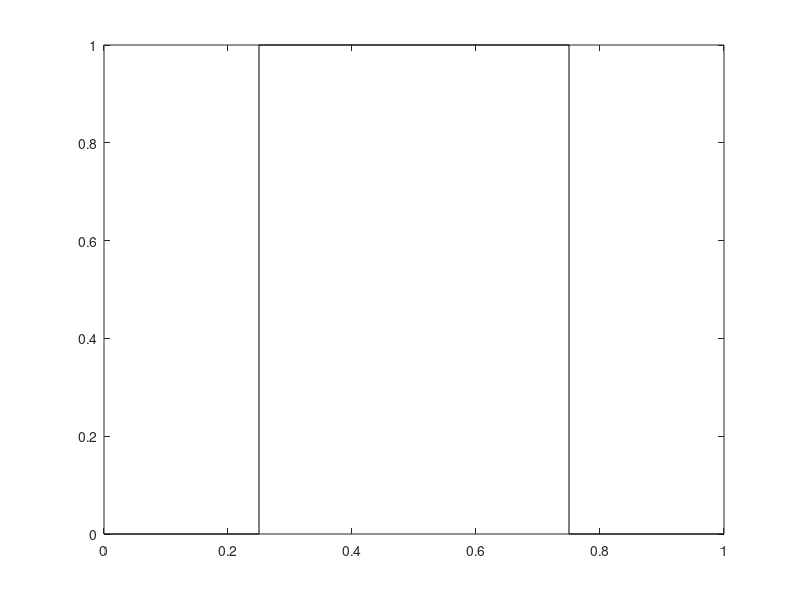

MATLAB code to generate this figure: (Note: this script raises an error after producing the figure.)
function fig8_4

% Figure 8.4: Bandpass filter 

clc
clear
fprintf ('Figure 8.4: Bandpass filter\n')

% Plot magnitude response

figure
fs = 2;
y = 2.0;
dy = 0.08;
F = [.25 .75];
plot ([0 F(1) F(1) F(2) F(2) fs/2],[0 0 1 1 0 0],'k')
f_labels ('Magnitude response','{\itf} (Hz)','\it{A(f)}')
axis ([0 fs/2 0 y])
hold on
fill ([F(1) F(2) F(2) F(1)],[0 0 1 1],'c')
text (F(1),-dy,'\it{F_0}','HorizontalAlignment','center')
text (F(2),-dy,'\it{F_1}','HorizontalAlignment','center')
text (1,-dy,'\it{f_s/2}','HorizontalAlignment','center')
set (gca,'Xtick',0)
set (gca,'Ytick',[0 1 y])
f_wait
